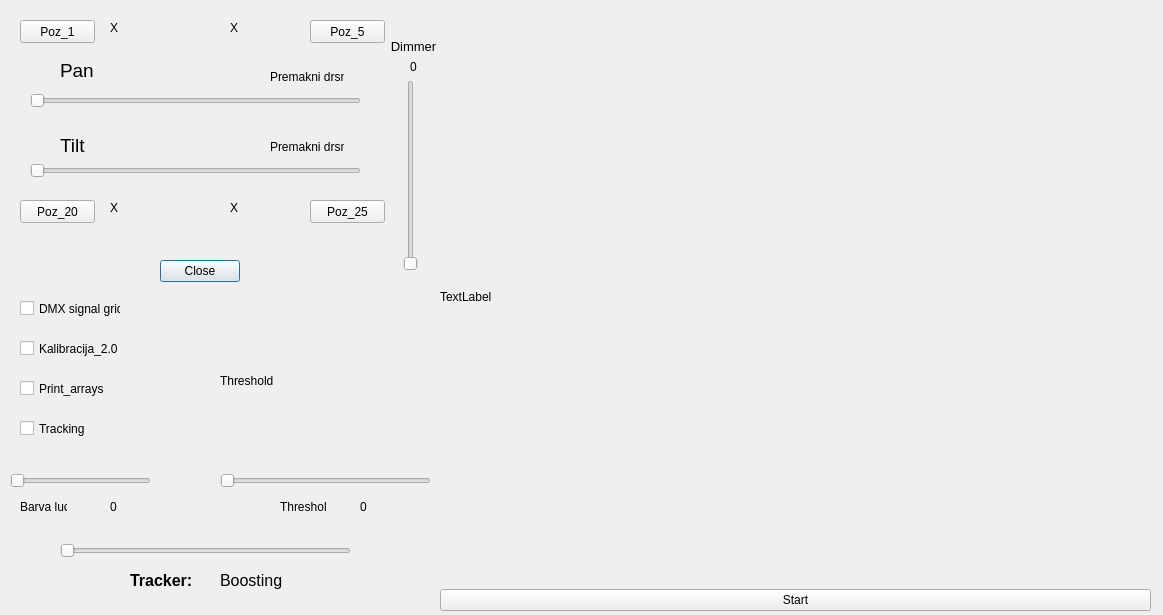
<?xml version="1.0" encoding="UTF-8"?>
<ui version="4.0">
 <class>Dialog</class>
 <widget class="QDialog" name="Dialog">
  <property name="geometry">
   <rect>
    <x>0</x>
    <y>0</y>
    <width>1163</width>
    <height>615</height>
   </rect>
  </property>
  <property name="windowTitle">
   <string>Dialog</string>
  </property>
  <widget class="QDialogButtonBox" name="buttonBox123">
   <property name="geometry">
    <rect>
     <x>160</x>
     <y>260</y>
     <width>81</width>
     <height>23</height>
    </rect>
   </property>
   <property name="layoutDirection">
    <enum>Qt::RightToLeft</enum>
   </property>
   <property name="orientation">
    <enum>Qt::Horizontal</enum>
   </property>
   <property name="standardButtons">
    <set>QDialogButtonBox::Close</set>
   </property>
   <property name="centerButtons">
    <bool>false</bool>
   </property>
  </widget>
  <widget class="QPushButton" name="Poz_1">
   <property name="geometry">
    <rect>
     <x>20</x>
     <y>20</y>
     <width>75</width>
     <height>23</height>
    </rect>
   </property>
   <property name="text">
    <string>Poz_1</string>
   </property>
  </widget>
  <widget class="QPushButton" name="Poz_2">
   <property name="geometry">
    <rect>
     <x>310</x>
     <y>20</y>
     <width>75</width>
     <height>23</height>
    </rect>
   </property>
   <property name="text">
    <string>Poz_5</string>
   </property>
  </widget>
  <widget class="QPushButton" name="Poz_3">
   <property name="geometry">
    <rect>
     <x>20</x>
     <y>200</y>
     <width>75</width>
     <height>23</height>
    </rect>
   </property>
   <property name="text">
    <string>Poz_20</string>
   </property>
  </widget>
  <widget class="QPushButton" name="Poz_4">
   <property name="geometry">
    <rect>
     <x>310</x>
     <y>200</y>
     <width>75</width>
     <height>23</height>
    </rect>
   </property>
   <property name="text">
    <string>Poz_25</string>
   </property>
  </widget>
  <widget class="QLabel" name="label">
   <property name="geometry">
    <rect>
     <x>60</x>
     <y>60</y>
     <width>47</width>
     <height>21</height>
    </rect>
   </property>
   <property name="font">
    <font>
     <pointsize>14</pointsize>
    </font>
   </property>
   <property name="text">
    <string>Pan</string>
   </property>
  </widget>
  <widget class="QSlider" name="horizontalSlider_pan">
   <property name="geometry">
    <rect>
     <x>30</x>
     <y>90</y>
     <width>331</width>
     <height>22</height>
    </rect>
   </property>
   <property name="maximum">
    <number>65535</number>
   </property>
   <property name="orientation">
    <enum>Qt::Horizontal</enum>
   </property>
  </widget>
  <widget class="QSlider" name="horizontalSlider_tilt">
   <property name="geometry">
    <rect>
     <x>30</x>
     <y>160</y>
     <width>331</width>
     <height>22</height>
    </rect>
   </property>
   <property name="maximum">
    <number>65535</number>
   </property>
   <property name="orientation">
    <enum>Qt::Horizontal</enum>
   </property>
  </widget>
  <widget class="QLabel" name="label_2">
   <property name="geometry">
    <rect>
     <x>60</x>
     <y>130</y>
     <width>47</width>
     <height>31</height>
    </rect>
   </property>
   <property name="font">
    <font>
     <pointsize>14</pointsize>
    </font>
   </property>
   <property name="text">
    <string>Tilt</string>
   </property>
  </widget>
  <widget class="QLabel" name="label_3">
   <property name="geometry">
    <rect>
     <x>270</x>
     <y>70</y>
     <width>74</width>
     <height>13</height>
    </rect>
   </property>
   <property name="text">
    <string>Premakni drsnik</string>
   </property>
  </widget>
  <widget class="QLabel" name="label_4">
   <property name="geometry">
    <rect>
     <x>270</x>
     <y>140</y>
     <width>74</width>
     <height>13</height>
    </rect>
   </property>
   <property name="text">
    <string>Premakni drsnik</string>
   </property>
  </widget>
  <widget class="QLabel" name="label_5">
   <property name="geometry">
    <rect>
     <x>110</x>
     <y>20</y>
     <width>91</width>
     <height>16</height>
    </rect>
   </property>
   <property name="text">
    <string>X</string>
   </property>
  </widget>
  <widget class="QLabel" name="label_6">
   <property name="geometry">
    <rect>
     <x>230</x>
     <y>20</y>
     <width>81</width>
     <height>16</height>
    </rect>
   </property>
   <property name="text">
    <string>X</string>
   </property>
  </widget>
  <widget class="QLabel" name="label_7">
   <property name="geometry">
    <rect>
     <x>110</x>
     <y>200</y>
     <width>81</width>
     <height>16</height>
    </rect>
   </property>
   <property name="text">
    <string>X</string>
   </property>
  </widget>
  <widget class="QLabel" name="label_8">
   <property name="geometry">
    <rect>
     <x>230</x>
     <y>200</y>
     <width>81</width>
     <height>16</height>
    </rect>
   </property>
   <property name="text">
    <string>X</string>
   </property>
  </widget>
  <widget class="QWidget" name="layoutWidget">
   <property name="geometry">
    <rect>
     <x>440</x>
     <y>10</y>
     <width>711</width>
     <height>601</height>
    </rect>
   </property>
   <layout class="QVBoxLayout" name="verticalLayout">
    <item>
     <widget class="QLabel" name="image_label">
      <property name="text">
       <string>TextLabel</string>
      </property>
     </widget>
    </item>
    <item>
     <widget class="QPushButton" name="control_bt">
      <property name="text">
       <string>Start</string>
      </property>
     </widget>
    </item>
   </layout>
  </widget>
  <widget class="QSlider" name="verticalSlider">
   <property name="geometry">
    <rect>
     <x>400</x>
     <y>80</y>
     <width>22</width>
     <height>191</height>
    </rect>
   </property>
   <property name="maximum">
    <number>255</number>
   </property>
   <property name="orientation">
    <enum>Qt::Vertical</enum>
   </property>
  </widget>
  <widget class="QLabel" name="label_9">
   <property name="geometry">
    <rect>
     <x>390</x>
     <y>40</y>
     <width>47</width>
     <height>13</height>
    </rect>
   </property>
   <property name="font">
    <font>
     <pointsize>10</pointsize>
    </font>
   </property>
   <property name="text">
    <string>Dimmer</string>
   </property>
   <property name="alignment">
    <set>Qt::AlignCenter</set>
   </property>
  </widget>
  <widget class="QLabel" name="label_10">
   <property name="geometry">
    <rect>
     <x>390</x>
     <y>60</y>
     <width>47</width>
     <height>13</height>
    </rect>
   </property>
   <property name="text">
    <string>0</string>
   </property>
   <property name="alignment">
    <set>Qt::AlignCenter</set>
   </property>
  </widget>
  <widget class="QCheckBox" name="checkBox">
   <property name="geometry">
    <rect>
     <x>20</x>
     <y>300</y>
     <width>101</width>
     <height>17</height>
    </rect>
   </property>
   <property name="text">
    <string>DMX signal grid</string>
   </property>
  </widget>
  <widget class="QLabel" name="label_11">
   <property name="geometry">
    <rect>
     <x>280</x>
     <y>500</y>
     <width>47</width>
     <height>13</height>
    </rect>
   </property>
   <property name="text">
    <string>Threshold</string>
   </property>
  </widget>
  <widget class="QSlider" name="horizontalSlider_thresh">
   <property name="geometry">
    <rect>
     <x>220</x>
     <y>470</y>
     <width>211</width>
     <height>22</height>
    </rect>
   </property>
   <property name="maximum">
    <number>255</number>
   </property>
   <property name="orientation">
    <enum>Qt::Horizontal</enum>
   </property>
  </widget>
  <widget class="QLabel" name="label_12">
   <property name="geometry">
    <rect>
     <x>340</x>
     <y>500</y>
     <width>47</width>
     <height>13</height>
    </rect>
   </property>
   <property name="text">
    <string>0</string>
   </property>
   <property name="alignment">
    <set>Qt::AlignCenter</set>
   </property>
  </widget>
  <widget class="QWidget" name="verticalLayoutWidget">
   <property name="geometry">
    <rect>
     <x>220</x>
     <y>300</y>
     <width>211</width>
     <height>161</height>
    </rect>
   </property>
   <layout class="QVBoxLayout" name="verticalLayout_2">
    <item>
     <widget class="QLabel" name="image_threshold">
      <property name="frameShadow">
       <enum>QFrame::Raised</enum>
      </property>
      <property name="text">
       <string>Threshold</string>
      </property>
      <property name="scaledContents">
       <bool>true</bool>
      </property>
     </widget>
    </item>
   </layout>
  </widget>
  <widget class="QCheckBox" name="checkBox_2">
   <property name="geometry">
    <rect>
     <x>20</x>
     <y>340</y>
     <width>101</width>
     <height>17</height>
    </rect>
   </property>
   <property name="text">
    <string>Kalibracija_2.0</string>
   </property>
  </widget>
  <widget class="QCheckBox" name="checkBox_3">
   <property name="geometry">
    <rect>
     <x>20</x>
     <y>380</y>
     <width>101</width>
     <height>17</height>
    </rect>
   </property>
   <property name="text">
    <string>Print_arrays</string>
   </property>
  </widget>
  <widget class="QSlider" name="color_slider">
   <property name="geometry">
    <rect>
     <x>10</x>
     <y>470</y>
     <width>141</width>
     <height>22</height>
    </rect>
   </property>
   <property name="maximum">
    <number>255</number>
   </property>
   <property name="singleStep">
    <number>20</number>
   </property>
   <property name="pageStep">
    <number>5</number>
   </property>
   <property name="orientation">
    <enum>Qt::Horizontal</enum>
   </property>
  </widget>
  <widget class="QLabel" name="label_13">
   <property name="geometry">
    <rect>
     <x>20</x>
     <y>500</y>
     <width>47</width>
     <height>13</height>
    </rect>
   </property>
   <property name="text">
    <string>Barva luci</string>
   </property>
  </widget>
  <widget class="QLabel" name="label_14">
   <property name="geometry">
    <rect>
     <x>90</x>
     <y>500</y>
     <width>47</width>
     <height>13</height>
    </rect>
   </property>
   <property name="text">
    <string>0</string>
   </property>
   <property name="alignment">
    <set>Qt::AlignCenter</set>
   </property>
  </widget>
  <widget class="QCheckBox" name="checkBox_4">
   <property name="geometry">
    <rect>
     <x>20</x>
     <y>420</y>
     <width>101</width>
     <height>17</height>
    </rect>
   </property>
   <property name="text">
    <string>Tracking</string>
   </property>
  </widget>
  <widget class="QSlider" name="slajder_track">
   <property name="geometry">
    <rect>
     <x>60</x>
     <y>540</y>
     <width>291</width>
     <height>22</height>
    </rect>
   </property>
   <property name="maximum">
    <number>7</number>
   </property>
   <property name="singleStep">
    <number>1</number>
   </property>
   <property name="pageStep">
    <number>5</number>
   </property>
   <property name="orientation">
    <enum>Qt::Horizontal</enum>
   </property>
  </widget>
  <widget class="QLabel" name="label_16">
   <property name="geometry">
    <rect>
     <x>130</x>
     <y>570</y>
     <width>71</width>
     <height>21</height>
    </rect>
   </property>
   <property name="font">
    <font>
     <pointsize>12</pointsize>
     <weight>75</weight>
     <bold>true</bold>
    </font>
   </property>
   <property name="text">
    <string>Tracker:</string>
   </property>
  </widget>
  <widget class="QLabel" name="label_17">
   <property name="geometry">
    <rect>
     <x>220</x>
     <y>570</y>
     <width>111</width>
     <height>21</height>
    </rect>
   </property>
   <property name="font">
    <font>
     <pointsize>12</pointsize>
    </font>
   </property>
   <property name="text">
    <string>Boosting</string>
   </property>
  </widget>
 </widget>
 <resources/>
 <connections>
  <connection>
   <sender>buttonBox123</sender>
   <signal>accepted()</signal>
   <receiver>Dialog</receiver>
   <slot>accept()</slot>
   <hints>
    <hint type="sourcelabel">
     <x>248</x>
     <y>254</y>
    </hint>
    <hint type="destinationlabel">
     <x>157</x>
     <y>274</y>
    </hint>
   </hints>
  </connection>
  <connection>
   <sender>buttonBox123</sender>
   <signal>rejected()</signal>
   <receiver>Dialog</receiver>
   <slot>reject()</slot>
   <hints>
    <hint type="sourcelabel">
     <x>316</x>
     <y>260</y>
    </hint>
    <hint type="destinationlabel">
     <x>286</x>
     <y>274</y>
    </hint>
   </hints>
  </connection>
 </connections>
</ui>
